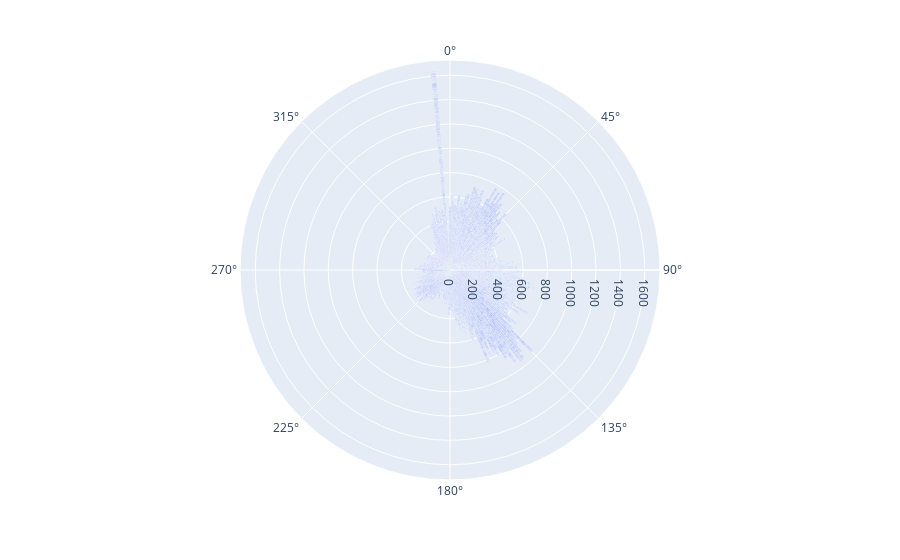

Notebook code cell kept with this figure:
### Code cell
plot_wind_rose(dates)

### Figure 1 — Plotly figure (JSON) as saved in the notebook; plotly's stock layout.template omitted (floating-point values rounded to 4 significant figures; data arrays with more than 128 entries replaced by an {"elided": "..."} marker saying what was removed)
{"data": [{"hovertemplate": "Wind-Speed=%{r}<br>Wind-Direction=%{theta}<extra></extra>", "legendgroup": "", "marker": {"color": "#636efa", "pattern": {"shape": ""}}, "name": "", "r": {"elided": "84241 float values"}, "showlegend": false, "subplot": "polar", "theta": {"elided": "84241 float values"}, "type": "barpolar"}], "layout": {"barmode": "relative", "legend": {"tracegroupgap": 0}, "margin": {"t": 60}, "polar": {"angularaxis": {"direction": "clockwise", "rotation": 90}, "domain": {"x": [0, 1], "y": [0, 1]}}}}
